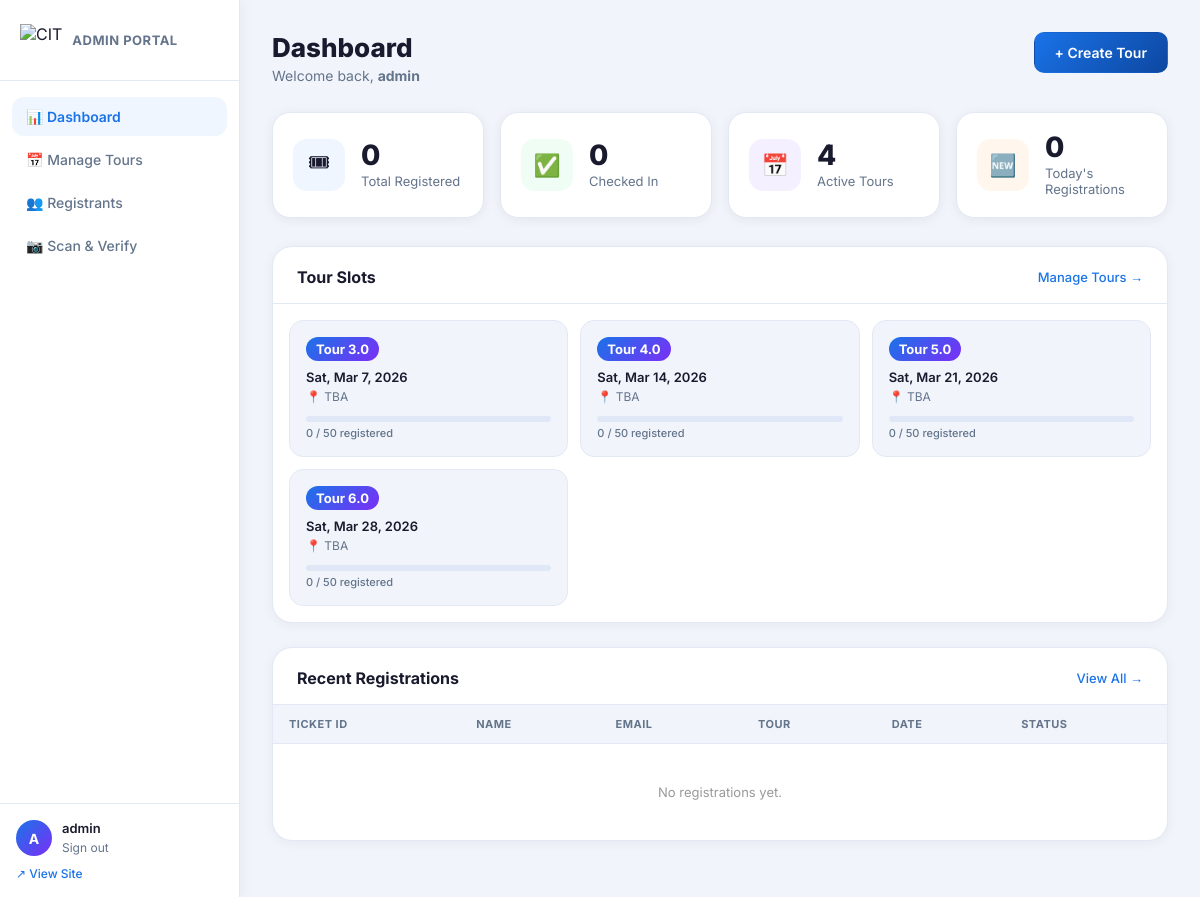
Page /admin/dashboard.php (signed in) on the committed database.
### tables this page shows
CREATE TABLE IF NOT EXISTS tours (
  id           INT AUTO_INCREMENT PRIMARY KEY,
  tour_number  VARCHAR(10)   NOT NULL,           
  tour_date    DATE          NOT NULL,            
  time_start   TIME          NOT NULL DEFAULT '09:00:00',
  time_end     TIME          NOT NULL DEFAULT '14:00:00',
  location     VARCHAR(255)  NOT NULL DEFAULT 'TBA',
  max_slots    INT           NOT NULL DEFAULT 50,
  is_active    TINYINT(1)    NOT NULL DEFAULT 1,
  created_at   TIMESTAMP     DEFAULT CURRENT_TIMESTAMP
);

### admin/dashboard.php (the view, shortened to what this page needs)
<?php
require_once '../db/connect.php';
$totalReg   = $pdo->query("SELECT COUNT(*) FROM registrations")->fetchColumn();
$totalTours = $pdo->query("SELECT COUNT(*) FROM tours WHERE is_active=1")->fetchColumn();
$checkedIn  = $pdo->query("SELECT COUNT(*) FROM registrations WHERE checked_in=1")->fetchColumn();
$todayReg   = $pdo->query("SELECT COUNT(*) FROM registrations WHERE DATE(registered_at)=CURDATE()")->fetchColumn();
$tours = $pdo->query("
    SELECT t.*, COUNT(r.id) AS registered_count
    FROM tours t
    LEFT JOIN registrations r ON r.tour_id = t.id
    GROUP BY t.id
    ORDER BY t.tour_date ASC
")->fetchAll();
$recent = $pdo->query("
    SELECT r.*, t.tour_number, t.tour_date
    FROM registrations r
    JOIN tours t ON t.id = r.tour_id
    ORDER BY r.registered_at DESC
    LIMIT 10
")->fetchAll();
?>
<!doctype html>
<html lang="en">
<head>
  <link rel="stylesheet" href="../assets/css/admin.css"/>
</head>
<body class="admin-body">
  <?php include 'partials/sidebar.php'; ?>
  <main class="admin-main">
    <div class="admin-topbar">
      <div>
        <h1 class="admin-page-title">Dashboard</h1>
        <p class="admin-page-sub">Welcome back, <strong><?= htmlspecialchars($_SESSION['admin_username']) ?></strong></p>
      </div>
      <a href="tours.php" class="admin-btn admin-btn-primary">+ Create Tour</a>
    </div>
    <div class="admin-stats-grid">
      <div class="stat-card-admin">
        <div class="stat-icon-admin blue">🎟</div>
        <div>
          <div class="stat-val"><?= $totalReg ?></div>
          <div class="stat-lbl">Total Registered</div>
        </div>
      </div>
      <div class="stat-card-admin">
        <div class="stat-icon-admin green">✅</div>
        <div>
          <div class="stat-val"><?= $checkedIn ?></div>
          <div class="stat-lbl">Checked In</div>
        </div>
      </div>
      <div class="stat-card-admin">
        <div class="stat-icon-admin purple">📅</div>
        <div>
          <div class="stat-val"><?= $totalTours ?></div>
          <div class="stat-lbl">Active Tours</div>
        </div>
      </div>
      <div class="stat-card-admin">
        <div class="stat-icon-admin orange">🆕</div>
        <div>
          <div class="stat-val"><?= $todayReg ?></div>
          <div class="stat-lbl">Today's Registrations</div>
        </div>
      </div>
    </div>
    <div class="admin-section">
      <div class="admin-section-header">
        <h2>Tour Slots</h2>
        <a href="tours.php" class="admin-link">Manage Tours →</a>
      </div>
      <div class="tour-slots-grid">
        <?php foreach ($tours as $tour):
          $reg = (int)$tour['registered_count'];
          $max = (int)$tour['max_slots'];
        ?>
        <div class="tour-slot-card">
          <div class="tour-slot-header">
            <span class="tour-num-badge">Tour <?= htmlspecialchars($tour['tour_number']) ?></span>
          </div>
          <div class="tour-slot-date"><?= date('D, M j, Y', strtotime($tour['tour_date'])) ?></div>
          <div class="tour-slot-loc">📍 <?= htmlspecialchars($tour['location']) ?></div>
          <div class="slot-progress">
            <div class="slot-progress-bar">
            </div>
            <div class="slot-progress-text"><?= $reg ?> / <?= $max ?> registered</div>
          </div>
        </div>
        <?php endforeach; ?>
      </div>
    </div>
    <div class="admin-section">
      <div class="admin-section-header">
        <h2>Recent Registrations</h2>
        <a href="registrants.php" class="admin-link">View All →</a>
      </div>
      <div class="admin-table-wrap">
        <table class="admin-table">
          <thead>
            <tr>
              <th>Ticket ID</th>
              <th>Name</th>
              <th>Email</th>
              <th>Tour</th>
              <th>Date</th>
              <th>Status</th>
            </tr>
          </thead>
          <tbody>
            <?php if (empty($recent)): ?>
            <tr><td colspan="6" style="text-align:center;color:#999;padding:40px">No registrations yet.</td></tr>
            <?php endif; ?>
          </tbody>
        </table>
      </div>
    </div>
  </main>
</body>
</html>

### admin/partials/sidebar.php (shortened to what this page needs)
<aside class="admin-sidebar">
  <div class="admin-sidebar-logo">
    <img src="../assets/image/logo.png" alt="CIT"/>
    <span>Admin Portal</span>
  </div>
  <nav class="admin-nav">
    <?php $page = basename($_SERVER['PHP_SELF']); ?>
    <a href="dashboard.php"   class="admin-nav-link <?= $page==='dashboard.php'   ? 'active':'' ?>">📊 Dashboard</a>
    <a href="tours.php"       class="admin-nav-link <?= $page==='tours.php'       ? 'active':'' ?>">📅 Manage Tours</a>
    <a href="registrants.php" class="admin-nav-link <?= $page==='registrants.php' ? 'active':'' ?>">👥 Registrants</a>
    <a href="scan.php"        class="admin-nav-link <?= $page==='scan.php'        ? 'active':'' ?>">📷 Scan & Verify</a>
  </nav>
  <div class="admin-sidebar-footer">
    <div class="admin-user-badge">
      <div class="admin-avatar"><?= strtoupper(substr($_SESSION['admin_username'],0,1)) ?></div>
      <div>
        <div class="admin-user-name"><?= htmlspecialchars($_SESSION['admin_username']) ?></div>
        <a href="logout.php" class="admin-logout-link">Sign out</a>
      </div>
    </div>
    <a href="../index.html" class="admin-site-link" target="_blank">↗ View Site</a>
  </div>
</aside>

### rows in the picture
tours: tour_number "3.0", tour_date "Sat, Mar 7, 2026", location "TBA", reg "0", max_slots "50"
tours: tour_number "4.0", tour_date "Sat, Mar 14, 2026", location "TBA", reg "0", max_slots "50"
tours: tour_number "5.0", tour_date "Sat, Mar 21, 2026", location "TBA", reg "0", max_slots "50"
tours: tour_number "6.0", tour_date "Sat, Mar 28, 2026", location "TBA", reg "0", max_slots "50"

### other values in the picture
substr($_SESSION['admin_username'],0,1) "A"
$_SESSION['admin_username'] "admin"
$totalReg "0"
$checkedIn "0"
$totalTours "4"
$todayReg "0"
